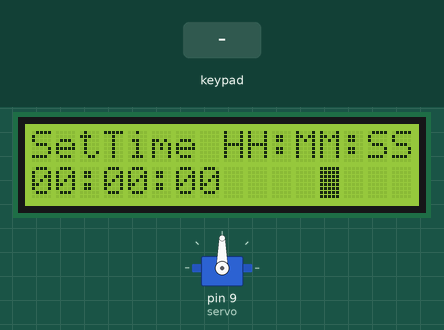
Simulated run of this sketch. Board: Arduino Uno, built with avr-gcc and run on an emulated ATmega328P. On the bench: 16×2 character LCD, servo. The test bench sets the inputs (shaded band).

Above: at 3.3 s.
3.4 s: key 'A' pressed
At 4.2 s:
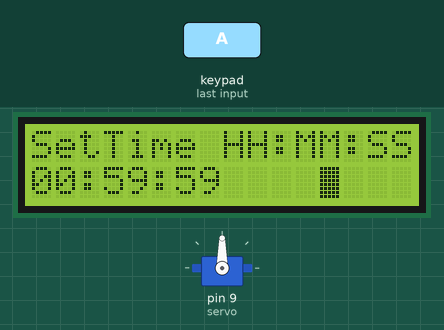
5.9 s: keypad keys 2 3 4 5 pressed 0.4 s apart
At 7.9 s:
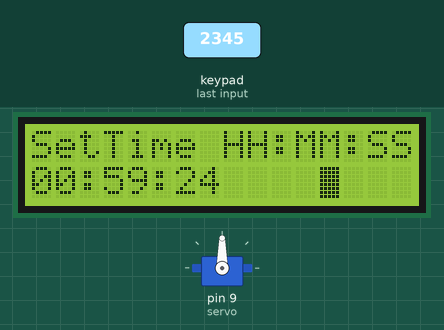
9.0 s: key '1' pressed
At 10.2 s:
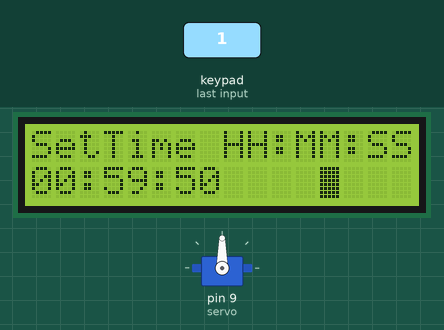
10.9 s: keypad keys 2 3 4 5 # pressed 0.4 s apart
At 12.9 s:
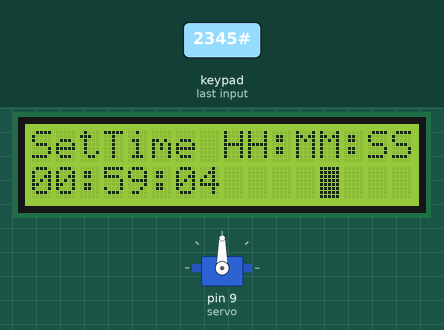
Timing chart, 0 to 14.4 s (numbered marks = the images above; inputs shaded):
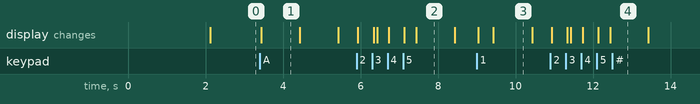

The sketch:

Automatic_Food_Dispenser_with_Keypad.ino
```cpp
#include <Wire.h>
#include <LiquidCrystal_I2C.h>
#include <Keypad.h>
#include <Servo.h>

LiquidCrystal_I2C lcd(0x27, 16, 2);
Servo servo;

// Keypad setup
const byte ROWS = 4;
const byte COLS = 4;

char keys[ROWS][COLS] = {
  {'1','2','3','A'},
  {'4','5','6','B'},
  {'7','8','9','C'},
  {'*','0','#','D'}
};

byte rowPins[ROWS] = {2,3,4,5};
byte colPins[COLS] = {6,7,8,10};

Keypad keypad = Keypad(makeKeymap(keys), rowPins, colPins, ROWS, COLS);

// Time variables
int hh = 0, mm = 0, ss = 0;
int field = 0; // 0 = SS, 1 = MM, 2 = HH

bool started = false;
unsigned long previousMillis = 0;

void setup() {
  lcd.begin();
  lcd.backlight();
  servo.attach(9);

  lcd.setCursor(0,0);
  lcd.print("Automatic Food");
  lcd.setCursor(0,1);
  lcd.print("Dispenser");
  delay(2000);

  displayTime();
}

void loop() {
  char key = keypad.getKey();

  if (key) {
    handleKey(key);
  }

  if (started) {
    unsigned long currentMillis = millis();

    if (currentMillis - previousMillis >= 1000) {
      previousMillis = currentMillis;

      if (ss > 0) ss--;
      else {
        ss = 59;
        if (mm > 0) mm--;
        else {
          mm = 59;
          if (hh > 0) hh--;
        }
      }

      displayTime();

      if (hh==0 && mm==0 && ss==0) {
        dispenseFood();
        started = false;
      }
    }
  }
}

// Handle keypad input
void handleKey(char key) {

  // NUMBER INPUT
  if (key >= '0' && key <= '9') {
    int val = key - '0';

    if (field == 0) {        // SS
      ss = (ss * 10 + val) % 60;
    }
    else if (field == 1) {   // MM
      mm = (mm * 10 + val) % 60;
    }
    else if (field == 2) {   // HH
      hh = (hh * 10 + val) % 24;
    }

    displayTime();
  }

  // 👉 MOVE FORWARD (*)
  else if (key == '*') {
    field++;
    if (field > 2) field = 0;
  }

  // 👉 MOVE BACKWARD (#)
  else if (key == '#') {
    field--;
    if (field < 0) field = 2;
  }

  // START
  else if (key == 'A') {
    started = true;
  }

  // REMOVE LAST DIGIT
  else if (key == 'B') {
    if (field == 0) ss /= 10;
    else if (field == 1) mm /= 10;
    else if (field == 2) hh /= 10;

    displayTime();
  }

  // CLEAR ALL
  else if (key == 'C') {
    hh = mm = ss = 0;
    displayTime();
  }

  // RESET
  else if (key == 'D') {
    hh = mm = ss = 0;
    started = false;
    field = 0;
    displayTime();
  }
}

// Display function
void displayTime() {
  lcd.clear();

  lcd.setCursor(0,0);
  lcd.print("SetTime HH:MM:SS");

  lcd.setCursor(0,1);

  if (hh < 10) lcd.print("0");
  lcd.print(hh); lcd.print(":");

  if (mm < 10) lcd.print("0");
  lcd.print(mm); lcd.print(":");

  if (ss < 10) lcd.print("0");
  lcd.print(ss);

  // 👉 Cursor indicator
  if (field == 0) lcd.setCursor(12,1); // SS
  else if (field == 1) lcd.setCursor(9,1); // MM
  else lcd.setCursor(6,1); // HH

  lcd.blink();
}

// Servo function
void dispenseFood() {
  lcd.clear();
  lcd.print("Dispensing...");

  servo.write(90);
  delay(1000);

  servo.write(0);
  delay(1000);
}
```

Measured:
- after the input at 3.4 s, the display: changes at once (image 1)
- what the display in image 2 shows lasts 1.0 s, from 7.4 s to 8.4 s
